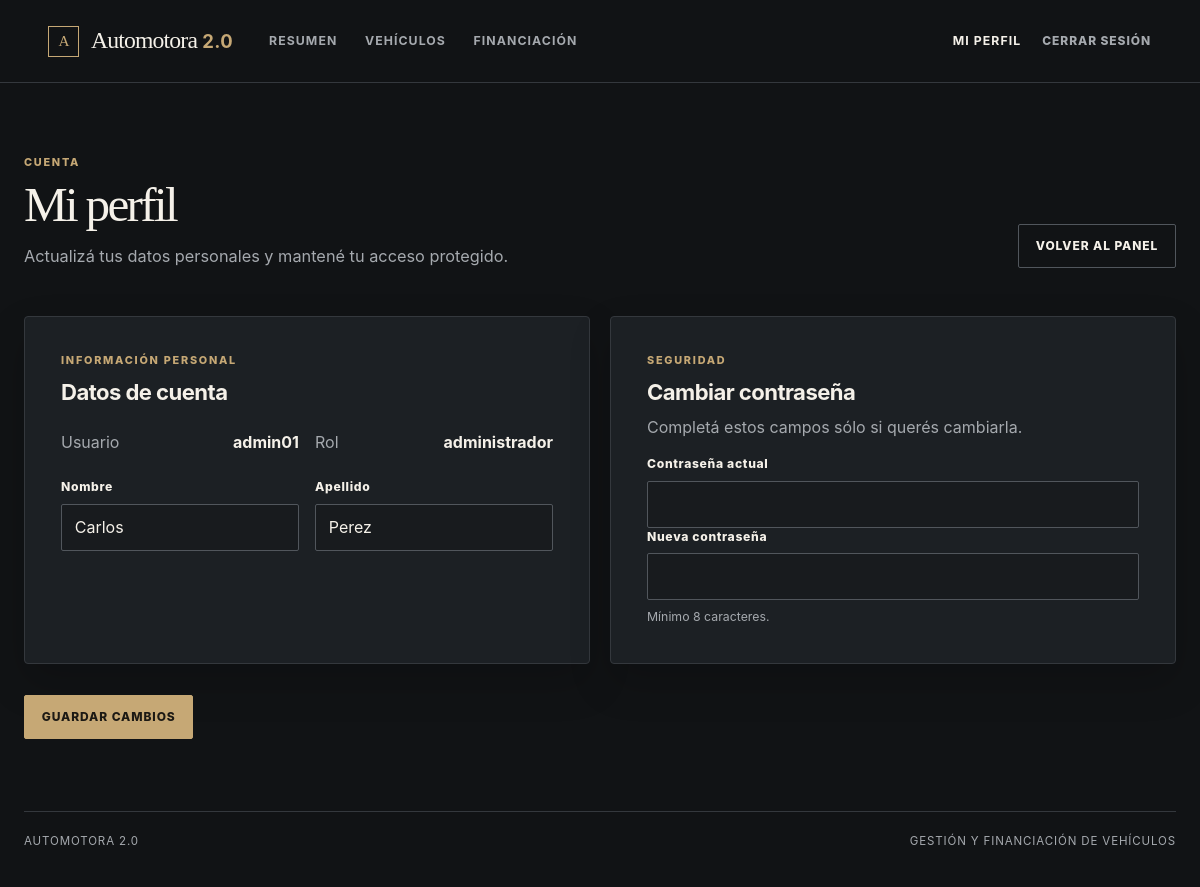
Before: /index.php?ruta=perfil (signed in) with the older database file.
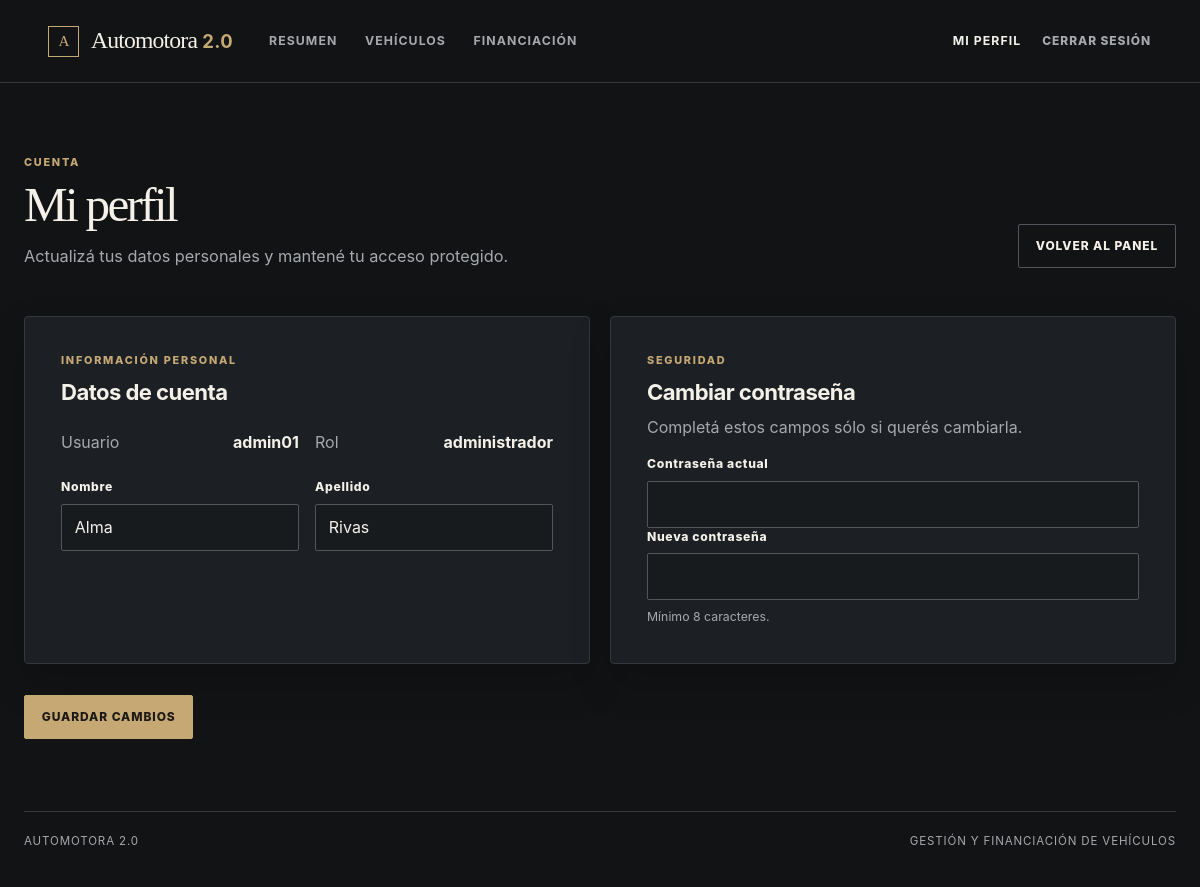
After: the same page with the newer database file.
### tables this page shows
CREATE TABLE `usuarios` (
  `id` int(11) NOT NULL AUTO_INCREMENT,
  `usuario` varchar(50) NOT NULL,
  `password` varchar(255) NOT NULL,
  `nombre` varchar(100) NOT NULL,
  `apellido` varchar(100) NOT NULL,
  `tipo_usuario` enum('administrador','comprador') NOT NULL,
  PRIMARY KEY (`id`),
  UNIQUE KEY `usuario` (`usuario`)
);

### controllers/PerfilController.php (called while the page is built, shortened)
<?php
require_once __DIR__ . "/../models/Usuario.php";
class PerfilController
{
    public function mostrar(): void
    {
        $rol = $_SESSION["tipo_usuario"] ?? "";
        $usuario = new Usuario();
        $datos = $usuario->buscarUsuario($_SESSION["usuario"]);
        $volverRuta = $rol === "administrador" ? "admin" : "comprador";
        require __DIR__ . "/../views/usuarios/miPerfil.php";
    }
}

### public/index.php (called while the page is built, shortened)
<?php
require_once __DIR__ . "/../controllers/PerfilController.php";
$ruta = $_GET["ruta"] ?? "inicio";
$usuario = new UsuarioController();
$administrador = new AdministradorController();
$comprador = new CompradorController();
$perfil = new PerfilController();
$rutas = [
  "inicio" => ["GET", [$usuario, "mostrarInicio"]],
  "login" => ["POST", [$usuario, "iniciarSesion"]],
  "logout" => ["POST", [$usuario, "cerrarSesion"]],
  "admin" => ["GET", [$administrador, "panel"]],
  "autos" => ["GET", [$administrador, "listarAutos"]],
  "auto-cargar" => [["GET", "POST"], [$administrador, "cargarAuto"]],
  "auto-modificar" => [["GET", "POST"], [$administrador, "modificarAuto"]],
  "auto-eliminar" => ["POST", [$administrador, "eliminarAuto"]],
  "financiacion" => [["GET", "POST"], [$administrador, "configurarFinanciacion"]],
  "comprador" => ["GET", [$comprador, "panel"]],
  "catalogo" => ["GET", [$comprador, "catalogo"]],
  "simular-compra" => [["GET", "POST"], [$comprador, "simularCompra"]],
  "perfil" => [["GET", "POST"], [$perfil, "mostrar"]],
];
[$metodosPermitidos, $accion] = $rutas[$ruta];
$accion();

### models/Conexion.php (called while the page is built, shortened)
<?php
class Conexion
{
    public function conectar()
    {
        $config = parse_ini_file(__DIR__ . '/../.env');
        $host = $config["DB_HOST"];
        $usuario = $config["DB_USER"];
        $password = $config["DB_PASSWORD"];
        $baseDatos = $config["DB_NAME"];
        $conexion = new mysqli($host, $usuario, $password, $baseDatos);
        return $conexion;
    }
}

### models/Usuario.php (called while the page is built, shortened)
<?php
require_once __DIR__ . '/Conexion.php';
class Usuario
{
    private $conexion;
    public function __construct()
    {
        $db = new Conexion();
        $this->conexion = $db->conectar();
    }
    public function buscarUsuario($usuario)
    {
        $sql = "SELECT * FROM usuarios WHERE usuario = ?";
        $consulta = $this->conexion->prepare($sql);
        $consulta->bind_param("s", $usuario);
        $consulta->execute();
        $resultado = $consulta->get_result();
        $datos = $resultado->fetch_assoc();
        return $datos;
    }
}

### views/usuarios/miPerfil.php (the view, shortened to what this page needs)
<?php
require __DIR__ . "/../layouts/header.php";
?>
<section class="page-heading compact-heading">
    <div>
        <p class="eyebrow">Cuenta</p>
        <h1>Mi perfil</h1>
        <p>Actualizá tus datos personales y mantené tu acceso protegido.</p>
    </div>
    <a class="button button-secondary" href="index.php?ruta=<?= htmlspecialchars($volverRuta, ENT_QUOTES, "UTF-8") ?>">Volver al panel</a>
</section>
<form class="profile-grid" action="index.php?ruta=perfil" method="POST">
    <section class="content-card form-card">
        <p class="eyebrow">Información personal</p>
        <h2>Datos de cuenta</h2>
        <dl class="profile-summary">
            <div>
                <dt>Usuario</dt>
                <dd><?= htmlspecialchars($datos["usuario"], ENT_QUOTES, "UTF-8") ?></dd>
            </div>
            <div>
                <dt>Rol</dt>
                <dd><?= htmlspecialchars($datos["tipo_usuario"], ENT_QUOTES, "UTF-8") ?></dd>
            </div>
        </dl>
        <div class="two-fields">
            <div class="field-group"><label for="nombre">Nombre</label><input type="text" id="nombre" name="nombre" maxlength="100" value="<?= htmlspecialchars($datos["nombre"], ENT_QUOTES, "UTF-8") ?>" required></div>
            <div class="field-group"><label for="apellido">Apellido</label><input type="text" id="apellido" name="apellido" maxlength="100" value="<?= htmlspecialchars($datos["apellido"], ENT_QUOTES, "UTF-8") ?>" required></div>
        </div>
    </section>
    <section class="content-card form-card">
        <p class="eyebrow">Seguridad</p>
        <h2>Cambiar contraseña</h2>
        <p class="muted">Completá estos campos sólo si querés cambiarla.</p>
        <div class="field-group"><label for="clave_actual">Contraseña actual</label><input type="password" id="clave_actual" name="clave_actual" autocomplete="current-password"></div>
        <div class="field-group"><label for="nueva_clave">Nueva contraseña</label><input type="password" id="nueva_clave" name="nueva_clave" minlength="8" autocomplete="new-password"><small>Mínimo 8 caracteres.</small></div>
    </section>
    <div class="form-actions"><button class="button button-primary" type="submit">Guardar cambios</button></div>
</form>
<?php require __DIR__ . "/../layouts/footer.php"; ?>

Changed rows visible on the page:
changed usuarios "admin01": nombre "Carlos" → "Alma"; apellido "Perez" → "Rivas"
